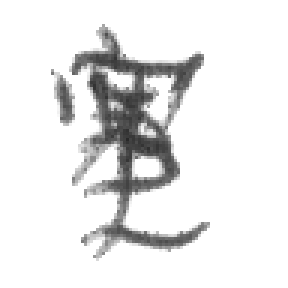
#> input picture log/0.png, 96 x 96 px (shown 3 times larger)
$ python -i ocr.py   (imports and definitions only)
#> lines starting #> are read from the running program, lines starting #| are printed output that depends on the picture; after the words box and inside, x2 and y2 are one past the last pixel; in counts of white or black regions, pixels touching at a corner belong together
import cv2
import pytesseract
import numpy as np
from skimage import color
from skimage.filters import threshold_yen
from skimage.morphology import opening
from skimage.measure import label


def drawBox(img, b, n=2):
    area = img[b[1] : b[3], b[0] : b[2]]
    rect = np.zeros(area.shape, dtype=np.uint8)
    rect[:, :, n] = 255
    rect = cv2.addWeighted(area, 0.8, rect, 0.2, 1.0)
    img[b[1] : b[3], b[0] : b[2]] = rect
    color = [0, 0, 0]
    color[n] = 255
    img = cv2.rectangle(img, (b[0], b[1]), (b[2], b[3]), color)
    return img


def boxes(path):
#> called with path = 'log/0.png'
    img = cv2.imread(path)
#> img is the input picture: shape (96, 96, 3); min 41, max 255, mean 232.5
    h, w, c = img.shape
#> h = 96; w = 96; c = 3
    S = 48

    new = 255 - color.rgb2gray(img)
    threshold = threshold_yen(new)
#> threshold = 254
    new = (new > threshold) * 255
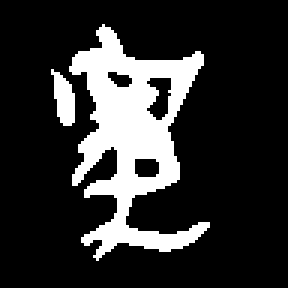
#> new: shape (96, 96) int64 (shown 3 times larger); 18.7% white; 2 white regions, box (x1, y1, x2, y2) and area: (23, 8, 70, 87) 1628, (17, 23, 25, 42) 97
    new = opening(new)
#> new: shape (96, 96) int64; 18.6% white; 2 white regions, box (x1, y1, x2, y2) and area: (23, 8, 70, 87) 1623, (18, 24, 25, 42) 94
    labeled, n = label(new, return_num=True)
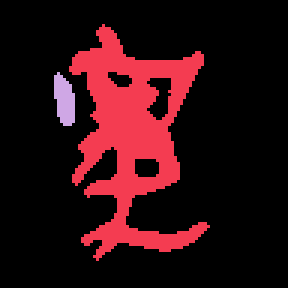
#> labeled: shape (96, 96) int64 (shown 3 times larger); 3 distinct labels, from 0 to 2; one colour per label, 0 black
#> n = 2

    centers = []
    for i in range(1, n):
        y, x = np.where(labeled == i)
        if np.max(y) - np.min(y) > S or np.max(x) - np.min(x) > S:
            cx = (np.max(x) + np.min(x)) // 2
            cy = (np.max(y) + np.min(y)) // 2
            centers.append((cx, cy))
#> this loop made 1 pass
#> (cx, cy) on pass 1: (46, 47)
#> after the loop, centers = [(46, 47)]

    centers.sort()
    merged = [centers[0]]
#> merged = [(46, 47)]
    for i in range(1, len(centers)):
        if centers[i][0] - merged[-1][0] < S:
            merged = merged[:-1] + [
                (
                    (centers[i][0] + merged[-1][0]) // 2,
                    (centers[i][1] + merged[-1][1]) // 2,
                )
            ]
        else:
            merged.append(centers[i])
#> this loop made 0 passes
    centers = [(max(min(cx, w - S), S), max(min(cy, h - S), S)) for cx, cy in merged]
#> centers = [(48, 48)]

    for i, (cx, cy) in enumerate(centers):
        cv2.imwrite("./log/%d.png" % i, img[cy - S : cy + S, cx - S : cx + S])
#> this loop made 1 pass
    for i, (cx, cy) in enumerate(centers):
        n = 2 if i == 6 else 1
        img = drawBox(img, (cx - S, cy - S, cx + S, cy + S), n)
        img = cv2.putText(
            img, str(i), (cx, cy + S), cv2.FONT_HERSHEY_PLAIN, 1, (255, 0, 0)
        )
#> this loop made 1 pass
#> (cx, cy, n) on pass 1: (48, 48, 1)
#> pass 1, in drawBox, `rect = cv2.addWeighted(area, 0.8, rect, 0.2, 1.0)`:
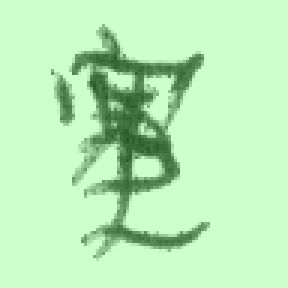
#> rect: shape (96, 96, 3) (shown 3 times larger); mean B, G, R 187, 237.2, 187
#> pass 1, in boxes, `img = cv2.putText( img, str(i), (cx, cy + S), cv2.FONT_HERSHEY_PLAIN, ..`:
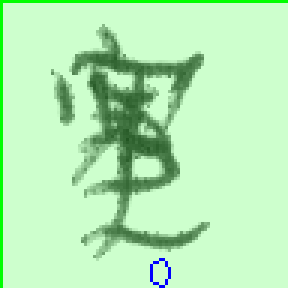
#> img: shape (96, 96, 3) (shown 3 times larger); mean B, G, R 182.8, 236.5, 182.2

    cv2.imwrite("./log/ocr.png", img)
    with open("./log/box.txt", "w") as f:
        f.write(str(centers))

    return len(centers)


# [9 lines not run here, left out]
    # img = cv2.rectangle(img, (b[0], h - b[1]), (b[2], h - b[3]), color, 2)

>>> result = boxes('log/0.png')
#> result = 1
